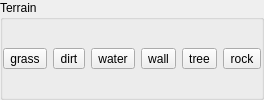
            <widget class="QGroupBox" name="group_terrain">
             <property name="title">
              <string>Terrain</string>
             </property>
             <layout class="QHBoxLayout" name="horizontalLayout">
              <property name="leftMargin">
               <number>0</number>
              </property>
              <property name="topMargin">
               <number>0</number>
              </property>
              <property name="rightMargin">
               <number>0</number>
              </property>
              <property name="bottomMargin">
               <number>0</number>
              </property>
              <item>
               <layout class="QHBoxLayout" name="horizontalLayout_6">
                <item>
                 <widget class="QToolButton" name="tool_grass">
                  <property name="toolTip">
                   <string>Grass</string>
                  </property>
                  <property name="text">
                   <string>grass</string>
                  </property>
                  <property name="iconSize">
                   <size>
                    <width>32</width>
                    <height>32</height>
                   </size>
                  </property>
                  <property name="checkable">
                   <bool>true</bool>
                  </property>
                  <property name="autoExclusive">
                   <bool>false</bool>
                  </property>
                  <attribute name="buttonGroup">
                   <string notr="true">buttonGroup</string>
                  </attribute>
                 </widget>
                </item>
                <item>
                 <widget class="QToolButton" name="tool_dirt">
                  <property name="toolTip">
                   <string>Dirt</string>
                  </property>
                  <property name="text">
                   <string>dirt</string>
                  </property>
                  <property name="iconSize">
                   <size>
                    <width>32</width>
                    <height>32</height>
                   </size>
                  </property>
                  <property name="checkable">
                   <bool>true</bool>
                  </property>
                  <property name="autoExclusive">
                   <bool>false</bool>
                  </property>
                  <attribute name="buttonGroup">
                   <string notr="true">buttonGroup</string>
                  </attribute>
                 </widget>
                </item>
                <item>
                 <widget class="QToolButton" name="tool_water">
                  <property name="toolTip">
                   <string>Water</string>
                  </property>
                  <property name="text">
                   <string>water</string>
                  </property>
                  <property name="iconSize">
                   <size>
                    <width>32</width>
                    <height>32</height>
                   </size>
                  </property>
                  <property name="checkable">
                   <bool>true</bool>
                  </property>
                  <property name="checked">
                   <bool>false</bool>
                  </property>
                  <property name="autoExclusive">
                   <bool>false</bool>
                  </property>
                  <attribute name="buttonGroup">
                   <string notr="true">buttonGroup</string>
                  </attribute>
                 </widget>
                </item>
                <item>
                 <widget class="QToolButton" name="tool_wall">
                  <property name="toolTip">
                   <string>Wall</string>
                  </property>
                  <property name="text">
                   <string>wall</string>
                  </property>
                  <property name="iconSize">
                   <size>
                    <width>32</width>
                    <height>32</height>
                   </size>
                  </property>
                  <property name="checkable">
                   <bool>true</bool>
                  </property>
                  <property name="autoExclusive">
                   <bool>false</bool>
                  </property>
                  <attribute name="buttonGroup">
                   <string notr="true">buttonGroup</string>
                  </attribute>
                 </widget>
                </item>
                <item>
                 <widget class="QToolButton" name="tool_tree">
                  <property name="toolTip">
                   <string>Tree</string>
                  </property>
                  <property name="text">
                   <string>tree</string>
                  </property>
                  <property name="iconSize">
                   <size>
                    <width>32</width>
                    <height>32</height>
                   </size>
                  </property>
                  <property name="checkable">
                   <bool>true</bool>
                  </property>
                  <property name="autoExclusive">
                   <bool>false</bool>
                  </property>
                  <attribute name="buttonGroup">
                   <string notr="true">buttonGroup</string>
                  </attribute>
                 </widget>
                </item>
                <item>
                 <widget class="QToolButton" name="tool_rock">
                  <property name="toolTip">
                   <string>Rock</string>
                  </property>
                  <property name="text">
                   <string>rock</string>
                  </property>
                  <property name="iconSize">
                   <size>
                    <width>32</width>
                    <height>32</height>
                   </size>
                  </property>
                  <property name="checkable">
                   <bool>true</bool>
                  </property>
                  <property name="autoExclusive">
                   <bool>false</bool>
                  </property>
                  <attribute name="buttonGroup">
                   <string notr="true">buttonGroup</string>
                  </attribute>
                 </widget>
                </item>
               </layout>
              </item>
             </layout>
            </widget>
